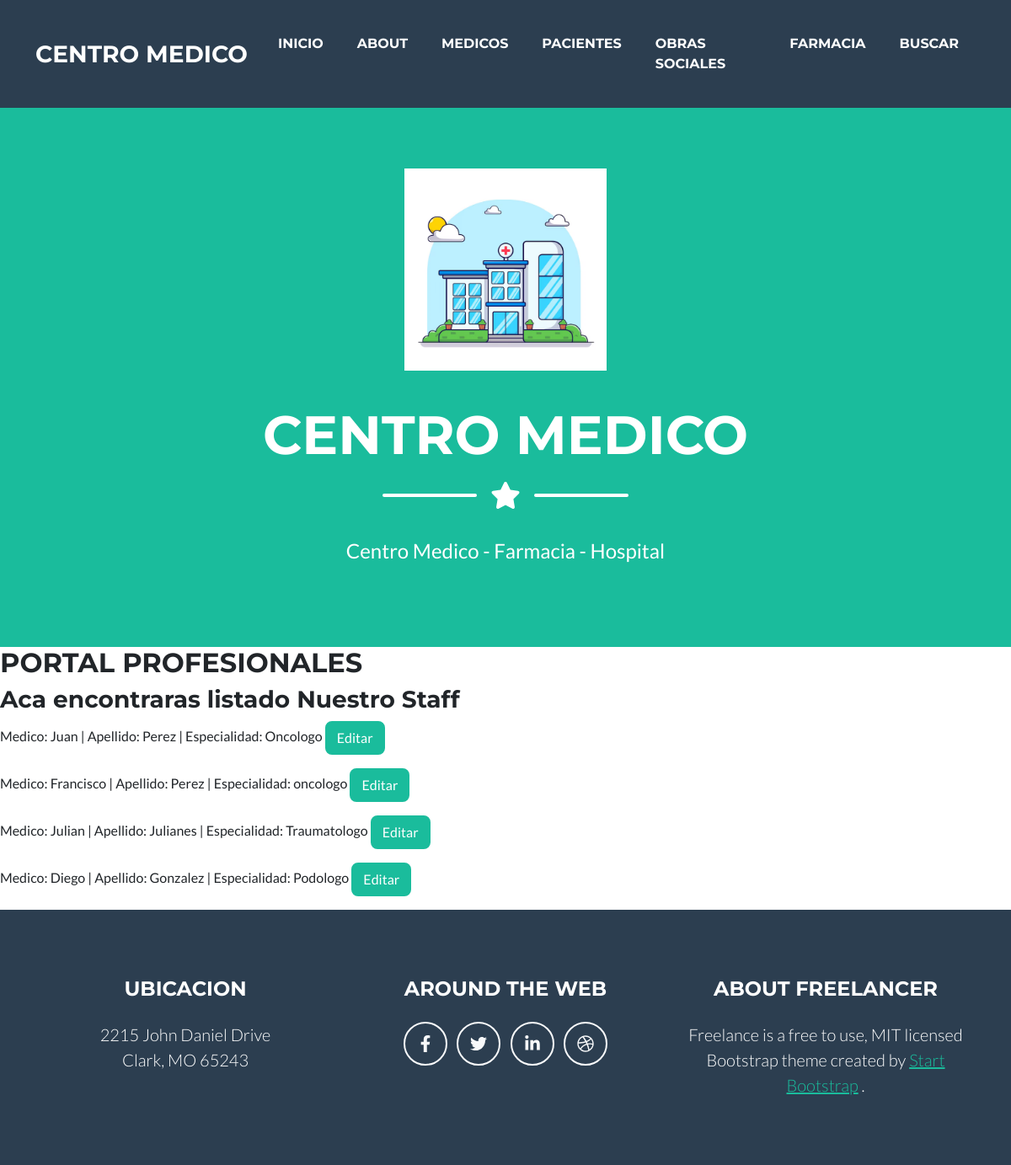
/medico_lista/, run on an earlier commit of the app's database.
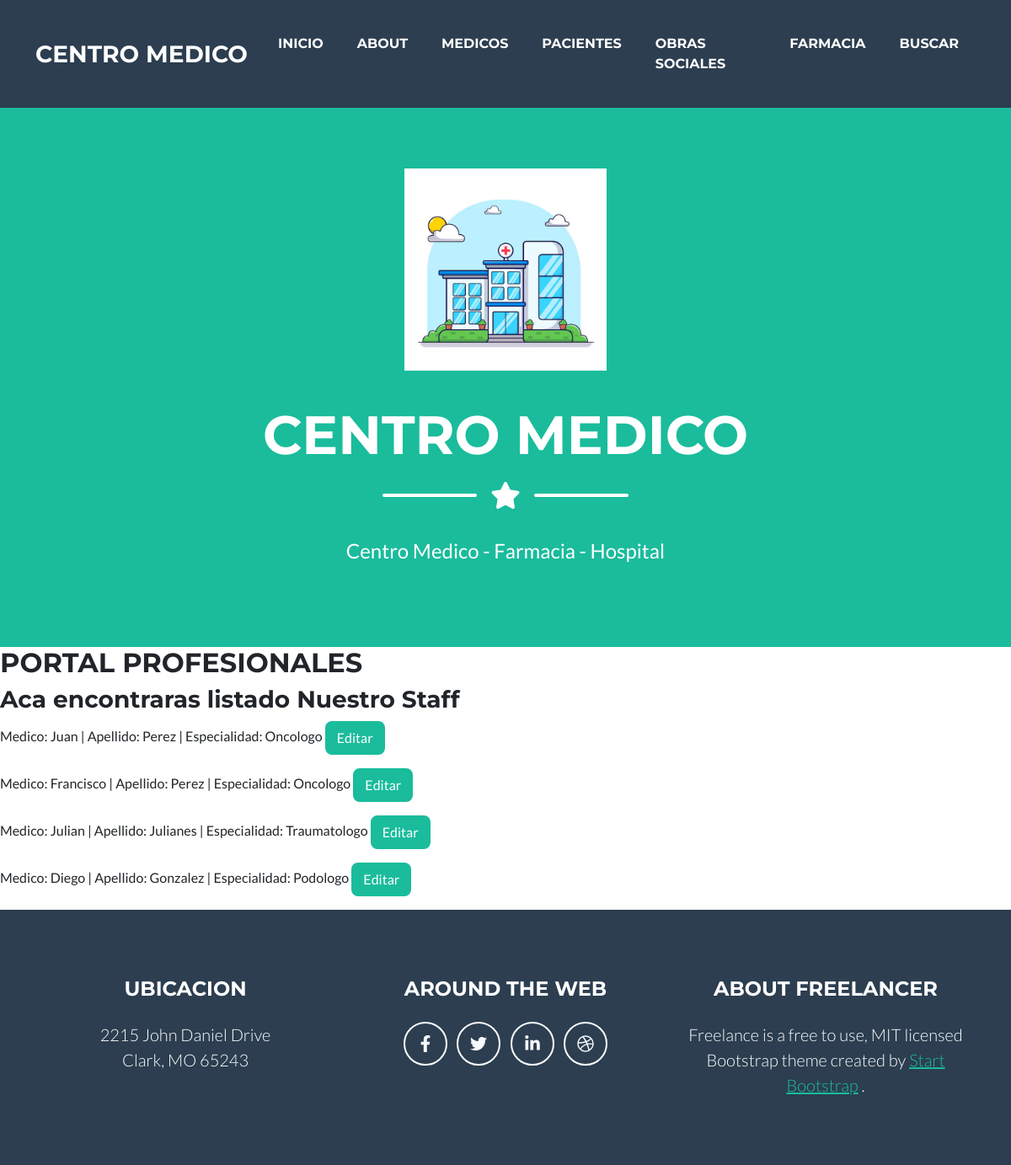
And on a later commit of the database.
### centromed/models.py (models this page shows, shortened)
class Medico(models.Model):
    nombre= models.CharField(max_length=20)
    apellido= models.CharField(max_length=20)
    matricula = models.IntegerField()
    especialidad= models.CharField (max_length=20)
    email= models.EmailField()

### centromed/views.py (the view)
# urls.py: path("medico_lista/", MedicoListView.as_view(), name= "medico_lista"),
class MedicoListView(ListView):
    model = Medico
    context_object_name = "medicos"
    template_name = "centromed/medico_lista.html"

### centromed/templates/centromed/medico_lista.html (shortened to what this page needs)
{% extends 'centromed/base.html' %}
{% block mutable %}
    <h2>PORTAL PROFESIONALES</h2>
    <h3>Aca encontraras listado Nuestro Staff</h3>
    {% for medico in medicos %}
        <p>Medico: {{medico.nombre}} | Apellido: {{medico.apellido}} | Especialidad: {{medico.especialidad}} <a class="btn btn-primary" href="{% url 'medico_update' medico.pk %}" role="button">Editar</a></p>
    {% endfor %}
{% endblock %}

What changed in the data, as far as the page shows it:
changed Medico "Francisco": especialidad "oncologo" → "Oncologo"
